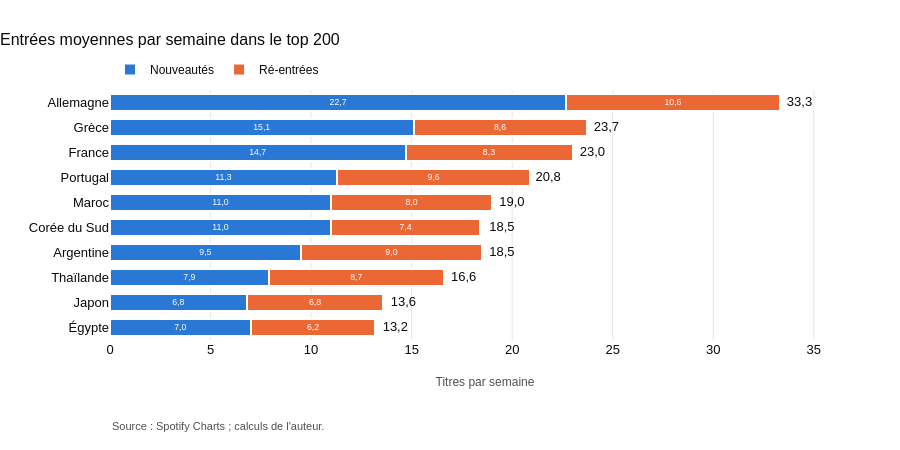

This figure's notebook cell:
### Code cell
noms = {"nouveautes": "Nouveautés", "re-entrants": "Ré-entrées"}

fig = barres(par_sem.groupby("pays").mean().round(1), ["nouveautes", "re-entrants"], empiler=True, total="entrants",
             format_val=".1f", noms=noms,
             titre="Entrées moyennes par semaine dans le top 200",
             axe="Titres par semaine")

### Figure 1 — Plotly figure (JSON) as saved in the notebook; plotly's stock layout.template omitted (floating-point values rounded to 4 significant figures)
{"data": [{"cliponaxis": false, "insidetextanchor": "middle", "marker": {"color": "#2a78d6", "line": {"color": "white", "width": 2}}, "name": "Nouveautés", "orientation": "h", "text": [7, 6.8, 7.9, 9.5, 11, 11, 11.3, 14.7, 15.1, 22.7], "textfont": {"color": "white", "size": 12}, "textposition": "inside", "texttemplate": "%{text:.1f}", "type": "bar", "x": [7, 6.8, 7.9, 9.5, 11, 11, 11.3, 14.7, 15.1, 22.7], "y": ["Égypte", "Japon", "Thaïlande", "Argentine", "Corée du Sud", "Maroc", "Portugal", "France", "Grèce", "Allemagne"]}, {"cliponaxis": false, "insidetextanchor": "middle", "marker": {"color": "#eb6834", "line": {"color": "white", "width": 2}}, "name": "Ré-entrées", "orientation": "h", "text": [6.2, 6.8, 8.7, 9, 7.4, 8, 9.6, 8.3, 8.6, 10.6], "textfont": {"color": "white", "size": 12}, "textposition": "inside", "texttemplate": "%{text:.1f}", "type": "bar", "x": [6.2, 6.8, 8.7, 9, 7.4, 8, 9.6, 8.3, 8.6, 10.6], "y": ["Égypte", "Japon", "Thaïlande", "Argentine", "Corée du Sud", "Maroc", "Portugal", "France", "Grèce", "Allemagne"]}, {"cliponaxis": false, "hoverinfo": "skip", "mode": "text", "showlegend": false, "text": [13.2, 13.6, 16.6, 18.5, 18.5, 19, 20.8, 23, 23.7, 33.3], "textfont": {"color": "#0b0b0b", "size": 13}, "textposition": "middle right", "texttemplate": "  %{text:.1f}", "type": "scatter", "x": [13.2, 13.6, 16.6, 18.5, 18.5, 19, 20.8, 23, 23.7, 33.3], "y": ["Égypte", "Japon", "Thaïlande", "Argentine", "Corée du Sud", "Maroc", "Portugal", "France", "Grèce", "Allemagne"]}], "layout": {"annotations": [{"font": {"color": "#52514e", "size": 11}, "showarrow": false, "text": "Source : Spotify Charts ; calculs de l'auteur.", "x": 0, "xanchor": "left", "xref": "paper", "y": 0, "yanchor": "top", "yref": "paper", "yshift": -78}], "barmode": "stack", "height": 450, "legend": {"orientation": "h", "traceorder": "normal", "x": 0, "y": 1.14}, "showlegend": true, "title": {"text": "Entrées moyennes par semaine dans le top 200"}, "xaxis": {"gridcolor": "#e6e5e1", "range": [0, 37.3], "showgrid": true, "ticks": "", "title": {"text": "Titres par semaine"}}, "yaxis": {"showgrid": false, "ticks": ""}}}
